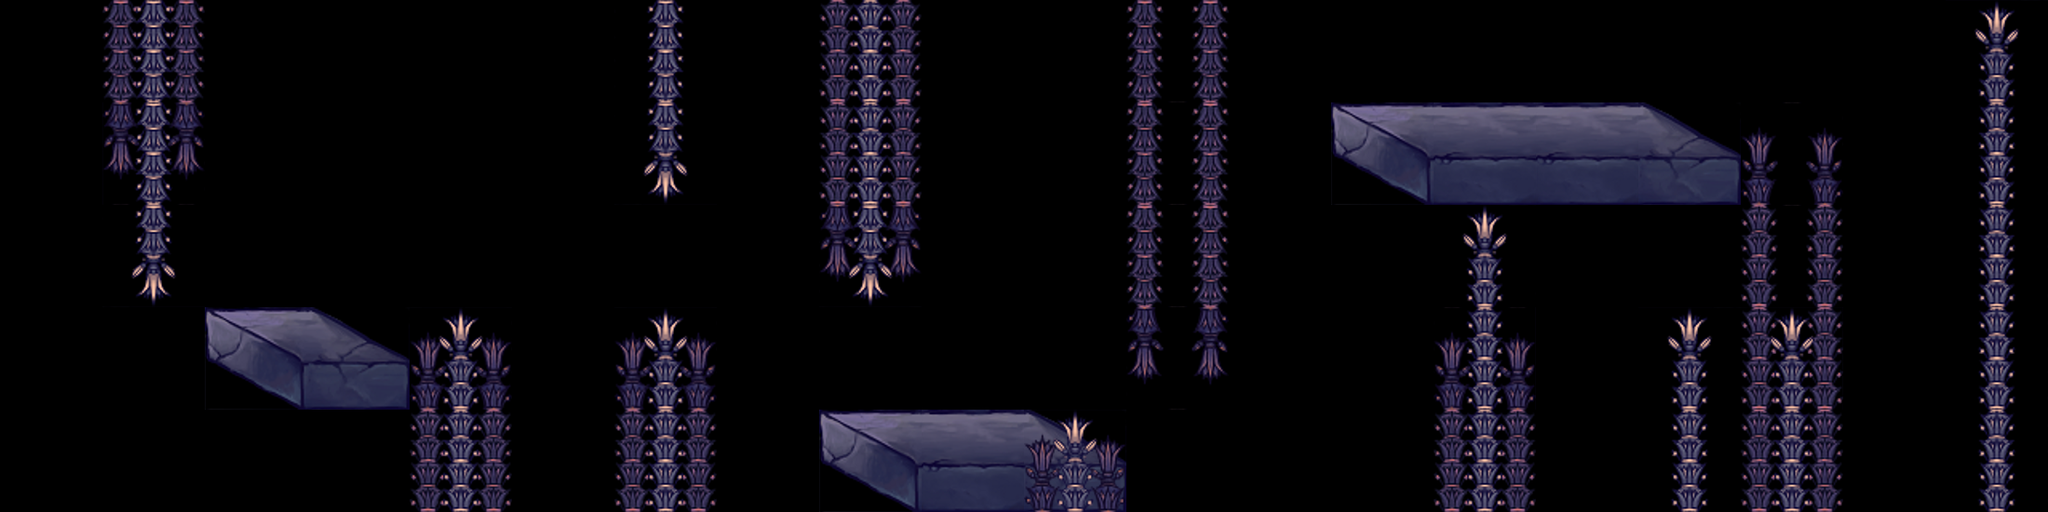

The image is a tile-based game level rendered from a .tmx file. Its description and source (layers, tilesets, objects; grid data summarised) follow:
An orthogonal 20x5 tile map with 110x110 px tiles, 3 tile layers (background, platforms, foreground).

<map version="1.0" orientation="orthogonal" width="20" height="5" tilewidth="110" tileheight="110">
 <tileset firstgid="1" name="tileset_neutral_01" tilewidth="110" tileheight="110">
  <image source="tileset_neutral_01.png" width="1100" height="1100" />
 </tileset>
 <layer name="background" width="20" height="5">
  <data>[100 cells, 21 non-empty, 8 distinct tile ids]</data>
 </layer>
 <layer name="platforms" width="20" height="5">
  <data>[100 cells, 9 non-empty, 3 distinct tile ids]</data>
 </layer>
 <layer name="foreground" width="20" height="5">
  <data>[100 cells, 10 non-empty, 4 distinct tile ids]</data>
 </layer>
</map>